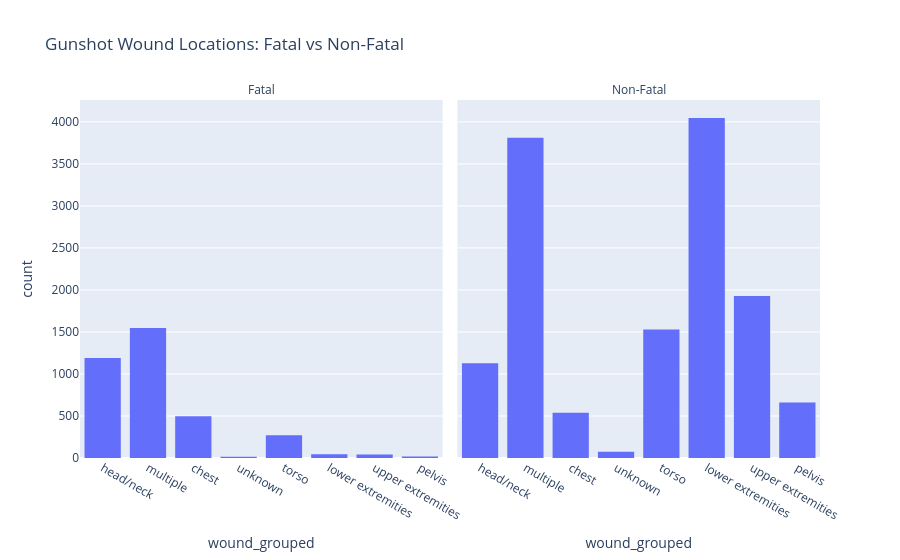

The notebook cell saved with this chart:
### Markdown cell above
## Fatalities

_Bang_. A gun fires on the streets of Philadelphia. The victim freezes in their tracks as they realize they've been shot, left to bleed out. What now? Is this a death sentence? Do they have any **shot** at survival? 

Gunshot wounds certainly have the potential to be fatal, but not all wounds are equal. Factors like the area of impact and the age of the victim can determine the fatal nature of a gunshot wound. Using gun violence data from [OpenDataPhilly](https://www.opendataphilly.org/dataset/shooting-victims), we can build an understanding of how different factors surrounding the circumstances of a shooting impact survival and fatality rates in Philadelphia.

## Wound Location

The location of the gunshot wound is the factor that impacts survival and fatality rates the most. According to a study conducted by the George Washington University School of Medicine and Health Sciences examining gun violence in Washington D.C., gun-related injuries to the brain, heart, and lungs have proven to be the most fatal. Do gun-related injuries in Philly follow a similar pattern? Let's find out:

### Code cell
import pandas as pd
import matplotlib.pyplot as plt
import numpy as np
import geopandas as gpd
import plotly.express as px
import warnings
warnings.simplefilter('ignore')

shoot_df = pd.read_csv('../../10b_DOW5/data/shootings.csv') 

shoot_df['wound_clean'] = (
    shoot_df['wound']
    .str.lower()
    .str.strip()
    .str.replace(r'multiple/?head', 'head', regex=True)
    .replace({'multi': 'multiple', 'knnes': 'knees'})
)

def group_wound(x):
    if pd.isna(x):
        return 'unknown'
    elif x in ['head', 'neck']:
        return 'head/neck'
    elif x in ['back', 'abdomen', 'stomach', 'torso']:
        return 'torso'
    elif x in ['groin', 'hips', 'pelvis', 'hip', 'buttocks']:
        return 'pelvis'
    elif x in ['arm', 'hand', 'wrist', 'shoulder']:
        return 'upper extremities'
    elif x in ['leg', 'thigh', 'knee', 'knees', 'ankle', 'foot', 'legs']:
        return 'lower extremities'
    elif x == 'multiple':
        return 'multiple'
    else:
        return x

shoot_df2 = shoot_df.copy()
shoot_df2['wound_grouped'] = shoot_df2['wound_clean'].apply(group_wound)
wound_counts = shoot_df2['wound_grouped'].value_counts()

fatal_notna = shoot_df2[shoot_df2['fatal'].notna()]

fatal_plot = px.histogram(
    fatal_notna,
    x='wound_grouped',
    facet_col='fatal',
    title='Gunshot Wound Locations: Fatal vs Non-Fatal'
)

fatal_plot.layout.annotations[0].text = 'Fatal'
fatal_plot.layout.annotations[1].text = 'Non-Fatal'

fatal_plot.show()

### Figure 1 — Plotly figure (JSON) as saved in the notebook; plotly's stock layout.template omitted (floating-point values rounded to 4 significant figures; data arrays with more than 128 entries replaced by an {"elided": "..."} marker saying what was removed)
{"data": [{"bingroup": "x", "hovertemplate": "fatal=1.0<br>wound_grouped=%{x}<br>count=%{y}<extra></extra>", "legendgroup": "", "marker": {"color": "#636efa", "pattern": {"shape": ""}}, "name": "", "orientation": "v", "showlegend": false, "type": "histogram", "x": {"elided": "3625 str values"}, "xaxis": "x", "yaxis": "y"}, {"bingroup": "x", "hovertemplate": "fatal=0.0<br>wound_grouped=%{x}<br>count=%{y}<extra></extra>", "legendgroup": "", "marker": {"color": "#636efa", "pattern": {"shape": ""}}, "name": "", "orientation": "v", "showlegend": false, "type": "histogram", "x": {"elided": "13717 str values"}, "xaxis": "x2", "yaxis": "y2"}], "layout": {"annotations": [{"font": {}, "showarrow": false, "text": "Fatal", "x": 0.245, "xanchor": "center", "xref": "paper", "y": 1, "yanchor": "bottom", "yref": "paper"}, {"font": {}, "showarrow": false, "text": "Non-Fatal", "x": 0.755, "xanchor": "center", "xref": "paper", "y": 1, "yanchor": "bottom", "yref": "paper"}], "barmode": "relative", "legend": {"tracegroupgap": 0}, "title": {"text": "Gunshot Wound Locations: Fatal vs Non-Fatal"}, "xaxis": {"anchor": "y", "domain": [0, 0.49], "title": {"text": "wound_grouped"}}, "xaxis2": {"anchor": "y2", "domain": [0.51, 1], "matches": "x", "title": {"text": "wound_grouped"}}, "yaxis": {"anchor": "x", "domain": [0, 1], "title": {"text": "count"}}, "yaxis2": {"anchor": "x2", "domain": [0, 1], "matches": "y", "showticklabels": false}}}
